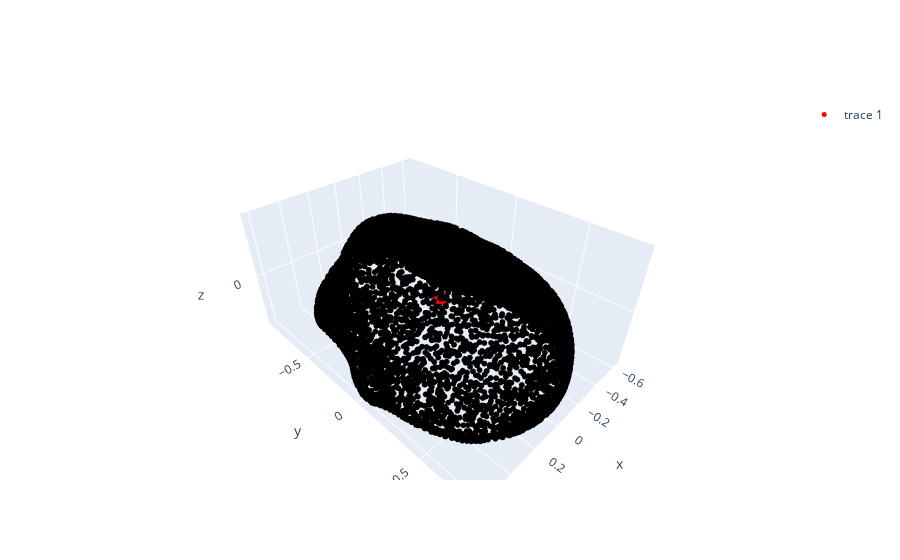

The notebook cell this image was saved under:
### Code cell
from Preprocessing.procrustes_icp import visualize_pointcloud

class SE3UPointnet(nn.Module):

    def __init__(self):
        super().__init__()

        self.pooling1 = Pooling3D(
            in_features=3,
            pooling_ratio=0.2,
            aggr='mean'
        )

        self.pooling2 = Pooling3D(
            in_features=3,
            pooling_ratio=0.2,
            aggr='mean'
        )
    
        self.pooling3 = Pooling3D(
            in_features=3,
            pooling_ratio=0.2,
            aggr='mean'
        )
      

        self.pooling4 = Pooling3D(
            in_features=3,
            pooling_ratio=0.2,
            aggr='mean'
        )
       
       

        self.upsampler = Upsampling3D(
            in_features=3,
            power=2
        )

    def forward(self, G: dgl.graph, features: str, batch_size: int=1):
        G_pooled1, G_level_structure1, fp_idx1 = self.pooling1(G, features, batch_size)
        G_pooled2, G_level_structure2, fp_idx2 = self.pooling2(G_pooled1, features, batch_size)
        G_pooled3, G_level_structure3, fp_idx3 = self.pooling3(G_pooled2, features, batch_size)
        G_pooled4, G_level_structure4, fp_idx4 = self.pooling4(G_pooled3, features, batch_size)

        

        G_upsampled4 = self.upsampler(G_pooled4, features, G_level_structure4, fp_idx4)
        G_upsampled3 = self.upsampler(G_upsampled4, features, G_level_structure3, fp_idx3)
        G_upsampled2 = self.upsampler(G_upsampled3, features, G_level_structure2, fp_idx2)
        G_upsampled1 = self.upsampler(G_upsampled2, features, G_level_structure1, fp_idx1)

        

        return G_upsampled1


unet = SE3UPointnet()

#print(unet)

G, y = original_dataset[:25]

y_hat = unet(G, 'v', 25)

#print(y_hat)

#pos = y_hat.ndata['x'].view(-1, 8192, 3)
feat = y_hat.ndata['v'].view(-1, 8192, 3)

visualize_pointcloud(feat[0])

### Figure 1 — Plotly figure (JSON) as saved in the notebook; plotly's stock layout.template omitted (floating-point values rounded to 4 significant figures; data arrays with more than 128 entries replaced by an {"elided": "..."} marker saying what was removed)
{"data": [{"hovertemplate": "x=%{x}<br>y=%{y}<br>z=%{z}<extra></extra>", "legendgroup": "", "marker": {"color": "black", "size": 2, "symbol": "circle"}, "mode": "markers", "name": "", "scene": "scene", "showlegend": false, "type": "scatter3d", "x": {"elided": "8192 float values"}, "y": {"elided": "8192 float values"}, "z": {"elided": "8192 float values"}}, {"marker": {"color": "red", "size": 5}, "mode": "markers", "type": "scatter3d", "x": [-0.0001281], "y": [0.0004004], "z": [0.00172]}], "layout": {}}
